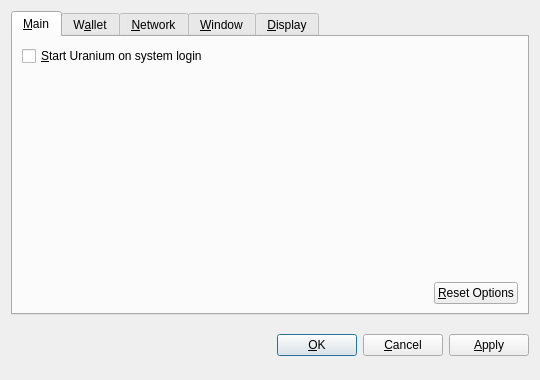
<?xml version="1.0" encoding="UTF-8"?>
<ui version="4.0">
 <class>OptionsDialog</class>
 <widget class="QDialog" name="OptionsDialog">
  <property name="geometry">
   <rect>
    <x>0</x>
    <y>0</y>
    <width>540</width>
    <height>380</height>
   </rect>
  </property>
  <property name="windowTitle">
   <string>Options</string>
  </property>
  <property name="modal">
   <bool>true</bool>
  </property>
  <layout class="QVBoxLayout" name="verticalLayout">
   <item>
    <widget class="QTabWidget" name="tabWidget">
     <property name="tabPosition">
      <enum>QTabWidget::North</enum>
     </property>
     <property name="currentIndex">
      <number>0</number>
     </property>
     <widget class="QWidget" name="tabMain">
      <attribute name="title">
       <string>&amp;Main</string>
      </attribute>
      <layout class="QVBoxLayout" name="verticalLayout_Main">
       <item>
        <widget class="QCheckBox" name="bitcoinAtStartup">
         <property name="toolTip">
          <string>Automatically start Uranium after logging in to the system.</string>
         </property>
         <property name="text">
          <string>&amp;Start Uranium on system login</string>
         </property>
        </widget>
       </item>
       <item>
        <spacer name="verticalSpacer_Main">
         <property name="orientation">
          <enum>Qt::Vertical</enum>
         </property>
         <property name="sizeHint" stdset="0">
          <size>
           <width>20</width>
           <height>40</height>
          </size>
         </property>
        </spacer>
       </item>
       <item>
        <layout class="QHBoxLayout" name="horizontalLayout_2_Main">
         <item>
          <spacer name="horizontalSpacer_2_Main">
           <property name="orientation">
            <enum>Qt::Horizontal</enum>
           </property>
           <property name="sizeHint" stdset="0">
            <size>
             <width>40</width>
             <height>20</height>
            </size>
           </property>
          </spacer>
         </item>
         <item>
          <widget class="QPushButton" name="resetButton">
           <property name="toolTip">
            <string>Reset all client options to default.</string>
           </property>
           <property name="text">
            <string>&amp;Reset Options</string>
           </property>
           <property name="autoDefault">
            <bool>false</bool>
           </property>
          </widget>
         </item>
        </layout>
       </item>
      </layout>
     </widget>
     <widget class="QWidget" name="tabWallet">
      <attribute name="title">
       <string>W&amp;allet</string>
      </attribute>
      <layout class="QVBoxLayout" name="verticalLayout_Network">
       <item>
        <widget class="QLabel" name="transactionFeeInfoLabel">
         <property name="text">
          <string>Optional transaction fee per kB that helps make sure your transactions are processed quickly. Most transactions are 1 kB.</string>
         </property>
         <property name="textFormat">
          <enum>Qt::PlainText</enum>
         </property>
         <property name="wordWrap">
          <bool>true</bool>
         </property>
        </widget>
       </item>
       <item>
        <layout class="QHBoxLayout" name="horizontalLayout_1_Main">
         <item>
          <widget class="QLabel" name="transactionFeeLabel">
           <property name="text">
            <string>Pay transaction &amp;fee</string>
           </property>
           <property name="textFormat">
            <enum>Qt::PlainText</enum>
           </property>
           <property name="buddy">
            <cstring>transactionFee</cstring>
           </property>
          </widget>
         </item>
         <item>
          <widget class="BitcoinAmountField" name="transactionFee"/>
         </item>
         <item>
          <spacer name="horizontalSpacer_1_Main">
           <property name="orientation">
            <enum>Qt::Horizontal</enum>
           </property>
           <property name="sizeHint" stdset="0">
            <size>
             <width>40</width>
             <height>20</height>
            </size>
           </property>
          </spacer>
         </item>
        </layout>
       </item>
       <item>
        <widget class="QLabel" name="label">
         <property name="text">
          <string>If you disable the spending of unconfirmed change, the change from a transaction cannot be used until that transaction has at least one confirmation. This also affects how your balance is computed.</string>
         </property>
         <property name="wordWrap">
          <bool>true</bool>
         </property>
        </widget>
       </item>
       <item>
        <widget class="QCheckBox" name="spendZeroConfChange">
         <property name="text">
          <string>Spend unconfirmed change  (experts only)</string>
         </property>
        </widget>
       </item>
       <item>
        <spacer name="verticalSpacer">
         <property name="orientation">
          <enum>Qt::Vertical</enum>
         </property>
         <property name="sizeHint" stdset="0">
          <size>
           <width>20</width>
           <height>40</height>
          </size>
         </property>
        </spacer>
       </item>
      </layout>
     </widget>
     <widget class="QWidget" name="tabNetwork">
      <attribute name="title">
       <string>&amp;Network</string>
      </attribute>
      <layout class="QVBoxLayout" name="verticalLayout_Network">
       <item>
        <widget class="QCheckBox" name="mapPortUpnp">
         <property name="toolTip">
          <string>Automatically open the Uranium client port on the router. This only works when your router supports UPnP and it is enabled.</string>
         </property>
         <property name="text">
          <string>Map port using &amp;UPnP</string>
         </property>
        </widget>
       </item>
       <item>
        <widget class="QCheckBox" name="connectSocks">
         <property name="toolTip">
          <string>Connect to the Uranium network through a SOCKS proxy (e.g. when connecting through Tor).</string>
         </property>
         <property name="text">
          <string>&amp;Connect through SOCKS proxy:</string>
         </property>
        </widget>
       </item>
       <item>
        <layout class="QHBoxLayout" name="horizontalLayout_Network">
         <item>
          <widget class="QLabel" name="proxyIpLabel">
           <property name="text">
            <string>Proxy &amp;IP:</string>
           </property>
           <property name="textFormat">
            <enum>Qt::PlainText</enum>
           </property>
           <property name="buddy">
            <cstring>proxyIp</cstring>
           </property>
          </widget>
         </item>
         <item>
          <widget class="QValidatedLineEdit" name="proxyIp">
           <property name="maximumSize">
            <size>
             <width>140</width>
             <height>16777215</height>
            </size>
           </property>
           <property name="toolTip">
            <string>IP address of the proxy (e.g. 127.0.0.1)</string>
           </property>
          </widget>
         </item>
         <item>
          <widget class="QLabel" name="proxyPortLabel">
           <property name="text">
            <string>&amp;Port:</string>
           </property>
           <property name="textFormat">
            <enum>Qt::PlainText</enum>
           </property>
           <property name="buddy">
            <cstring>proxyPort</cstring>
           </property>
          </widget>
         </item>
         <item>
          <widget class="QLineEdit" name="proxyPort">
           <property name="maximumSize">
            <size>
             <width>55</width>
             <height>16777215</height>
            </size>
           </property>
           <property name="toolTip">
            <string>Port of the proxy (e.g. 9050)</string>
           </property>
          </widget>
         </item>
         <item>
          <widget class="QLabel" name="socksVersionLabel">
           <property name="text">
            <string>SOCKS &amp;Version:</string>
           </property>
           <property name="textFormat">
            <enum>Qt::PlainText</enum>
           </property>
           <property name="buddy">
            <cstring>socksVersion</cstring>
           </property>
          </widget>
         </item>
         <item>
          <widget class="QValueComboBox" name="socksVersion">
           <property name="toolTip">
            <string>SOCKS version of the proxy (e.g. 5)</string>
           </property>
          </widget>
         </item>
         <item>
          <spacer name="horizontalSpacer_Network">
           <property name="orientation">
            <enum>Qt::Horizontal</enum>
           </property>
           <property name="sizeHint" stdset="0">
            <size>
             <width>40</width>
             <height>20</height>
            </size>
           </property>
          </spacer>
         </item>
        </layout>
       </item>
       <item>
        <spacer name="verticalSpacer_Network">
         <property name="orientation">
          <enum>Qt::Vertical</enum>
         </property>
         <property name="sizeHint" stdset="0">
          <size>
           <width>20</width>
           <height>40</height>
          </size>
         </property>
        </spacer>
       </item>
      </layout>
     </widget>
     <widget class="QWidget" name="tabWindow">
      <attribute name="title">
       <string>&amp;Window</string>
      </attribute>
      <layout class="QVBoxLayout" name="verticalLayout_Window">
       <item>
        <widget class="QCheckBox" name="minimizeToTray">
         <property name="toolTip">
          <string>Show only a tray icon after minimizing the window.</string>
         </property>
         <property name="text">
          <string>&amp;Minimize to the tray instead of the taskbar</string>
         </property>
        </widget>
       </item>
       <item>
        <widget class="QCheckBox" name="minimizeOnClose">
         <property name="toolTip">
          <string>Minimize instead of exit the application when the window is closed. When this option is enabled, the application will be closed only after selecting Quit in the menu.</string>
         </property>
         <property name="text">
          <string>M&amp;inimize on close</string>
         </property>
        </widget>
       </item>
       <item>
        <spacer name="verticalSpacer_Window">
         <property name="orientation">
          <enum>Qt::Vertical</enum>
         </property>
         <property name="sizeHint" stdset="0">
          <size>
           <width>20</width>
           <height>40</height>
          </size>
         </property>
        </spacer>
       </item>
      </layout>
     </widget>
     <widget class="QWidget" name="tabDisplay">
      <attribute name="title">
       <string>&amp;Display</string>
      </attribute>
      <layout class="QVBoxLayout" name="verticalLayout_Display">
       <item>
        <layout class="QHBoxLayout" name="horizontalLayout_1_Display">
         <item>
          <widget class="QLabel" name="langLabel">
           <property name="text">
            <string>User Interface &amp;language:</string>
           </property>
           <property name="textFormat">
            <enum>Qt::PlainText</enum>
           </property>
           <property name="buddy">
            <cstring>lang</cstring>
           </property>
          </widget>
         </item>
         <item>
          <widget class="QValueComboBox" name="lang">
           <property name="toolTip">
            <string>The user interface language can be set here. This setting will take effect after restarting Uranium.</string>
           </property>
          </widget>
         </item>
        </layout>
       </item>
       <item>
        <layout class="QHBoxLayout" name="horizontalLayout_2_Display">
         <item>
          <widget class="QLabel" name="unitLabel">
           <property name="text">
            <string>&amp;Unit to show amounts in:</string>
           </property>
           <property name="textFormat">
            <enum>Qt::PlainText</enum>
           </property>
           <property name="buddy">
            <cstring>unit</cstring>
           </property>
          </widget>
         </item>
         <item>
          <widget class="QValueComboBox" name="unit">
           <property name="toolTip">
            <string>Choose the default subdivision unit to show in the interface and when sending coins.</string>
           </property>
          </widget>
         </item>
        </layout>
       </item>
       <item>
        <widget class="QCheckBox" name="displayAddresses">
         <property name="toolTip">
          <string>Whether to show Uranium addresses in the transaction list or not.</string>
         </property>
         <property name="text">
          <string>&amp;Display addresses in transaction list</string>
         </property>
        </widget>
       </item>
       <item>
        <widget class="QCheckBox" name="coinControlFeatures">
         <property name="toolTip">
          <string>Whether to show coin control features or not.</string>
         </property>
         <property name="text">
          <string>Display coin &amp;control features (experts only!)</string>
         </property>
        </widget>
       </item>
       <item>
        <spacer name="verticalSpacer_Display">
         <property name="orientation">
          <enum>Qt::Vertical</enum>
         </property>
         <property name="sizeHint" stdset="0">
          <size>
           <width>20</width>
           <height>40</height>
          </size>
         </property>
        </spacer>
       </item>
      </layout>
     </widget>
    </widget>
   </item>
   <item>
    <layout class="QHBoxLayout" name="horizontalLayout_Buttons">
     <item>
      <spacer name="horizontalSpacer_1">
       <property name="orientation">
        <enum>Qt::Horizontal</enum>
       </property>
       <property name="sizeHint" stdset="0">
        <size>
         <width>40</width>
         <height>48</height>
        </size>
       </property>
      </spacer>
     </item>
     <item>
      <widget class="QLabel" name="statusLabel">
       <property name="font">
        <font>
         <weight>75</weight>
         <bold>true</bold>
        </font>
       </property>
       <property name="text">
        <string/>
       </property>
       <property name="textFormat">
        <enum>Qt::PlainText</enum>
       </property>
       <property name="wordWrap">
        <bool>true</bool>
       </property>
      </widget>
     </item>
     <item>
      <spacer name="horizontalSpacer_2">
       <property name="orientation">
        <enum>Qt::Horizontal</enum>
       </property>
       <property name="sizeHint" stdset="0">
        <size>
         <width>40</width>
         <height>48</height>
        </size>
       </property>
      </spacer>
     </item>
     <item>
      <widget class="QPushButton" name="okButton">
       <property name="text">
        <string>&amp;OK</string>
       </property>
      </widget>
     </item>
     <item>
      <widget class="QPushButton" name="cancelButton">
       <property name="text">
        <string>&amp;Cancel</string>
       </property>
       <property name="autoDefault">
        <bool>false</bool>
       </property>
      </widget>
     </item>
     <item>
      <widget class="QPushButton" name="applyButton">
       <property name="text">
        <string>&amp;Apply</string>
       </property>
       <property name="autoDefault">
        <bool>false</bool>
       </property>
      </widget>
     </item>
    </layout>
   </item>
  </layout>
 </widget>
 <customwidgets>
  <customwidget>
   <class>BitcoinAmountField</class>
   <extends>QSpinBox</extends>
   <header>bitcoinamountfield.h</header>
  </customwidget>
  <customwidget>
   <class>QValueComboBox</class>
   <extends>QComboBox</extends>
   <header>qvaluecombobox.h</header>
  </customwidget>
  <customwidget>
   <class>QValidatedLineEdit</class>
   <extends>QLineEdit</extends>
   <header>qvalidatedlineedit.h</header>
  </customwidget>
 </customwidgets>
 <resources/>
 <connections/>
</ui>
